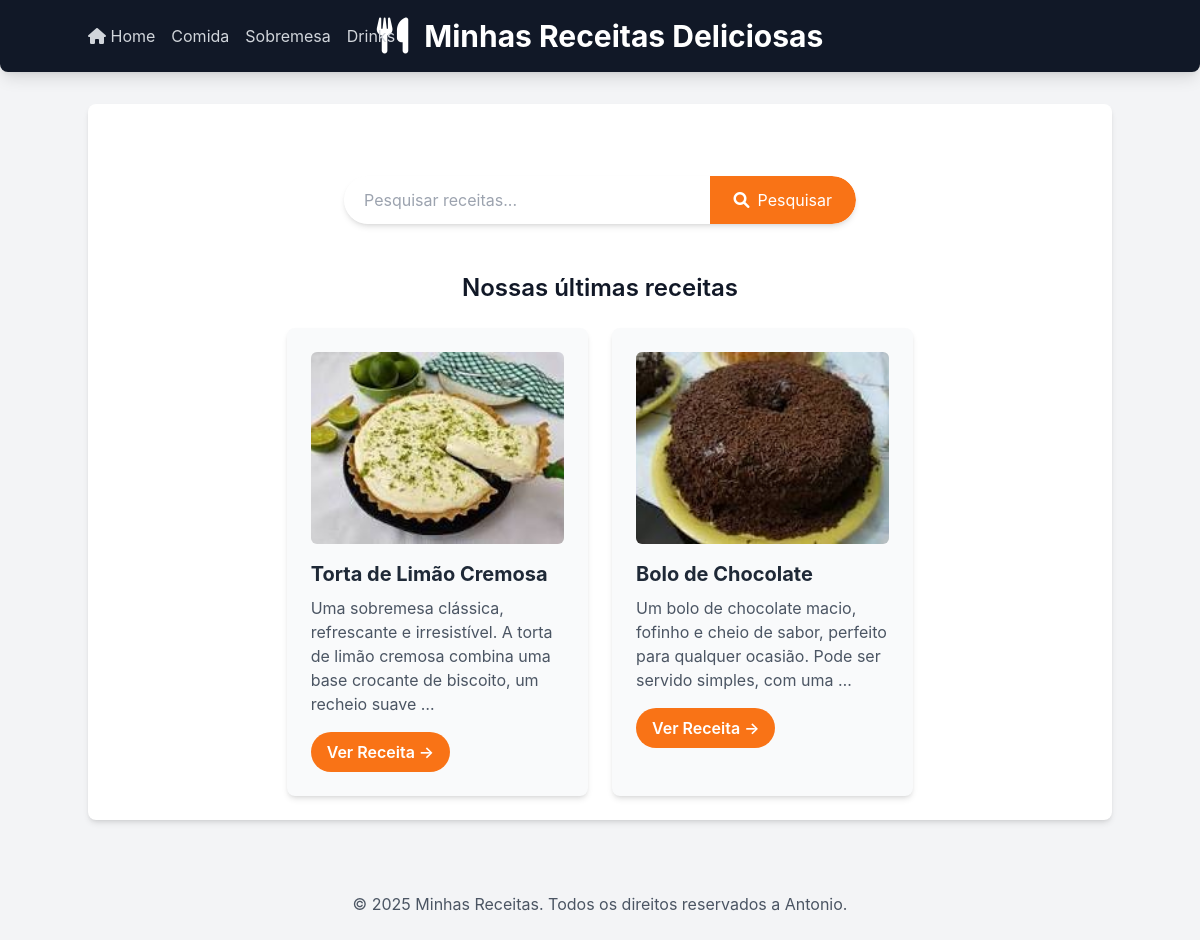
Screenshot of /receitas/?categoria=sobremesa with the database file from the repository.
### receitas/models.py (models this page shows, shortened)
class Receita(models.Model):
    CATEGORIAS = [
    ('comida', 'Comida'),
    ('sobremesa', 'Sobremesa'),
    ('drink', 'Drink'),
]
    title = models.CharField("Título",max_length=200)
    description = models.TextField("Descrição")
    ingredients = models.TextField("Ingredientes")
    instructions = models.TextField("Mod de Preparo")
    image = models.ImageField("Imagem",upload_to='receitas_images/', blank=True, null=True)
    categoria = models.CharField("Categoria", max_length=20, choices=CATEGORIAS, default='comida')
    created_at = models.DateTimeField(auto_now_add=True)
    updated_at = models.DateTimeField(auto_now=True)
    class Meta:
        verbose_name = "Receita"
        verbose_name_plural = "Receitas"
        ordering = ['-created_at']# ordena as receitas pela data de criação, da mais recente para a mais antiga

### receitas/views.py (the view)
# urls.py: 2. Add a URL to urlpatterns:  path('', views.home, name='home')
def home(request):
        categoria_slug = request.GET.get('categoria')
        categorias_choices = [choice[0] for choice in Receita.CATEGORIAS]
        if categoria_slug:
            receitas = Receita.objects.filter(categoria=categoria_slug)
            categoria_selecionada = categoria_slug
        else:
            receitas = Receita.objects.all()
            categoria_selecionada = None
        return render(request, 'receitas/home.html', {
            'receitas': receitas,
            'categorias': categorias_choices,
            'categoria_selecionada': categoria_selecionada,})

### receitas/templates/receitas/home.html (shortened to what this page needs)
{%extends 'receitas/base.html' %}
{% block content %}
 <section class="container mx-auto mt-8 p-4 flex justify-center">
    <form method="get" action="{% url 'pesquisar_receitas' %}" class="w-full max-w-lg flex bg-white rounded-full shadow-md overflow-hidden">
        <input
            type="text"
            name="q"
            placeholder="Pesquisar receitas..."
            class="flex-grow p-3 text-gray-700 focus:outline-none focus:ring-2 focus:ring-orange-500 rounded-l-full pl-5">
        <button type="submit" class="bg-orange-500 hover:bg-orange-600 text-white p-3 px-6 py-2 rounded-r-full  transition duration-300 ease-in-out flex items-center justify-center">
            <i class="fas fa-search mr-2"></i> Pesquisar
        </button>
    </form>
</section>
    <h2 class="text-2xl font-semibold mb-6 text-center mt-8">Nossas últimas receitas</h2>
    <div class="flex flex-wrap justify-center gap-6">
            {% for receita in receitas %}
            <div class="w-full sm:w-[calc(50%-1.5rem)] lg:w-[calc(33.333%-1.5rem)] bg-gray-50 p-6 rounded-lg shadow-md hover:shadow-lg transition-shadow duration-300 ease-in-out">
                {% if receita.image %}
                <img src="{{ receita.image.url }}" alt="Imagem de {{ receita.title }}" class="w-full h-48 object-cover rounded-md mb-4">
                {% endif %}
                <h3 class="text-xl font-bold mb-2 text-gray-800">{{ receita.title }}</h3>
                <p class="text-gray-600 mb-4">{{ receita.description|truncatewords:20}}</p>
                <a href="{% url 'receita_detail' receita.id %}" class="inline-block bg-orange-500 hover:bg-orange-600 text-white font-semibold py-2 px-4
                rounded-full transition-colors duration-300">
                Ver Receita &rarr;
                </a>
            </div>
                {% empty %}
                <p class="text-center text-gray-500 col-span-full">Nenhuma receita encontrada</p>
            {% endfor %}
    </div>
        {% endblock %}

### receitas/templates/receitas/base.html (style rules this page uses)
body { font-family: 'Inter', sans-serif; }

### rows the page displays
Receita: image (picture), title "Torta de Limão Cremosa", description "Uma sobremesa clássica, refrescante e irresistível. A torta de limão cremosa combina uma base crocante de biscoito, um recheio suave …"
Receita: image (picture), title "Bolo de Chocolate", description "Um bolo de chocolate macio, fofinho e cheio de sabor, perfeito para qualquer ocasião. Pode ser servido simples, com uma …"
